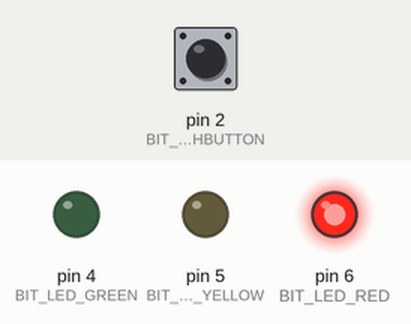
Recording of a sketch running on a simulated Arduino Mega 2560, built with avr-gcc and run on an emulated ATmega2560. Shown: output pins drawn as LEDs (lit = HIGH). Dashed ring = blinking. The test bench sets the inputs (shaded band); at power-on: pin 2 (BIT_PUSHBUTTON) HIGH.

Above: at 1.2 s.
1.3 s: pin 2 (BIT_PUSHBUTTON) pulled LOW for 0.15 s
At 2.1 s:
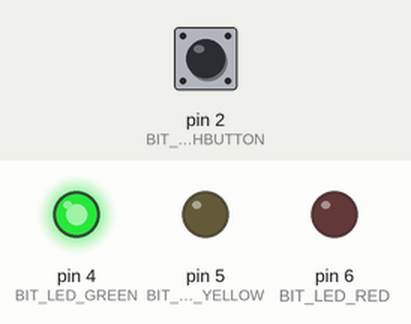
4.3 s: pin 2 (BIT_PUSHBUTTON) pulled LOW for 3.2 s
At 5.7 s:
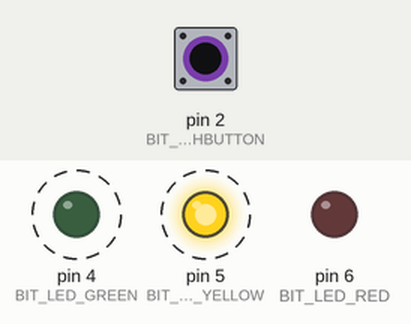
Timing chart, 0 to 10.3 s (numbered marks = the images above; inputs shaded):
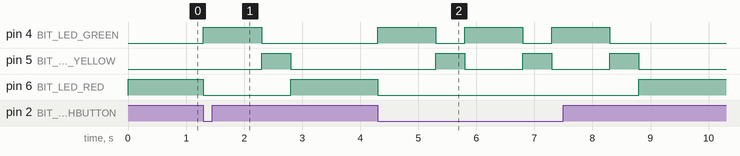

The sketch:

TrafficLight_SFRs.ino
```cpp
//#define PIN_LED_RED 6
//#define PIN_LED_YELLOW 5
//#define PIN_LED_GREEN 4
//#define PIN_PUSHBUTTON 2

#define REG_DDR_LED_RED DDRH
#define REG_PORT_LED_RED PORTH
#define REG_PIN_LED_RED PINH
#define BIT_LED_RED 3

#define REG_DDR_LED_YELLOW DDRE
#define REG_PORT_LED_YELLOW PORTE
#define REG_PIN_LED_YELLOW PINE
#define BIT_LED_YELLOW 3

#define REG_DDR_LED_GREEN DDRG
#define REG_PORT_LED_GREEN PORTG
#define REG_PIN_LED_GREEN PING
#define BIT_LED_GREEN 5

#define REG_DDR_PUSHBUTTON DDRE
#define REG_PORT_PUSHBUTTON PORTE
#define REG_PIN_PUSHBUTTON PINE
#define BIT_PUSHBUTTON 4


void setup(){
  //pinMode(PIN_LED_RED, OUTPUT);
  //pinMode(PIN_LED_YELLOW, OUTPUT);
  //pinMode(PIN_LED_GREEN, OUTPUT);
  //pinMode(PIN_PUSHBUTTON, INPUT_PULLUP);
  REG_DDR_LED_RED |= _BV(BIT_LED_RED);
  REG_DDR_LED_YELLOW |= _BV(BIT_LED_YELLOW);
  REG_DDR_LED_GREEN |= _BV(BIT_LED_GREEN);
  //PORTD = 0x70;
  REG_DDR_PUSHBUTTON &= ~_BV(BIT_PUSHBUTTON);
  REG_PORT_PUSHBUTTON |= _BV(BIT_PUSHBUTTON); //turn on the internal pullup resister

}

void loop() {
  //if(!((REG_PIN_PUSHBUTTON >> BIT_PUSHBUTTON) & 0x01)) {
  if(bit_is_clear(REG_PIN_PUSHBUTTON, BIT_PUSHBUTTON)) {
    REG_PORT_LED_RED &= ~_BV(BIT_LED_RED);
    REG_PORT_LED_YELLOW &= ~_BV(BIT_LED_YELLOW);
  	REG_PORT_LED_GREEN |= _BV(BIT_LED_GREEN);
    delay(1000);
    REG_PORT_LED_RED &= ~_BV(BIT_LED_RED);
    REG_PORT_LED_YELLOW |= _BV(BIT_LED_YELLOW);
  	REG_PORT_LED_GREEN &= ~_BV(BIT_LED_GREEN);
	delay(500);
  }
    REG_PORT_LED_RED |= _BV(BIT_LED_RED);
    REG_PORT_LED_YELLOW &= ~_BV(BIT_LED_YELLOW);
  	REG_PORT_LED_GREEN &= ~_BV(BIT_LED_GREEN);

}
```

Measured:
- after the input at 1.3 s, pin 4 (BIT_LED_GREEN): LOW → HIGH at once, → LOW 1.0 s later; pin 5 (BIT_LED_YELLOW): LOW → HIGH after 1.0 s, → LOW 0.50 s later; pin 6 (BIT_LED_RED): HIGH → LOW at once, → HIGH 1.5 s later
- after the input at 4.3 s, pin 4 (BIT_LED_GREEN): alternates HIGH for 1.0 s and LOW for 0.50 s, 6 changes in all, then stays LOW, starting at once; pin 5 (BIT_LED_YELLOW): alternates HIGH for 0.50 s and LOW for 1.0 s, 6 changes in all, then stays LOW, starting after 1.0 s; pin 6 (BIT_LED_RED): HIGH → LOW at once, → HIGH 4.5 s later
